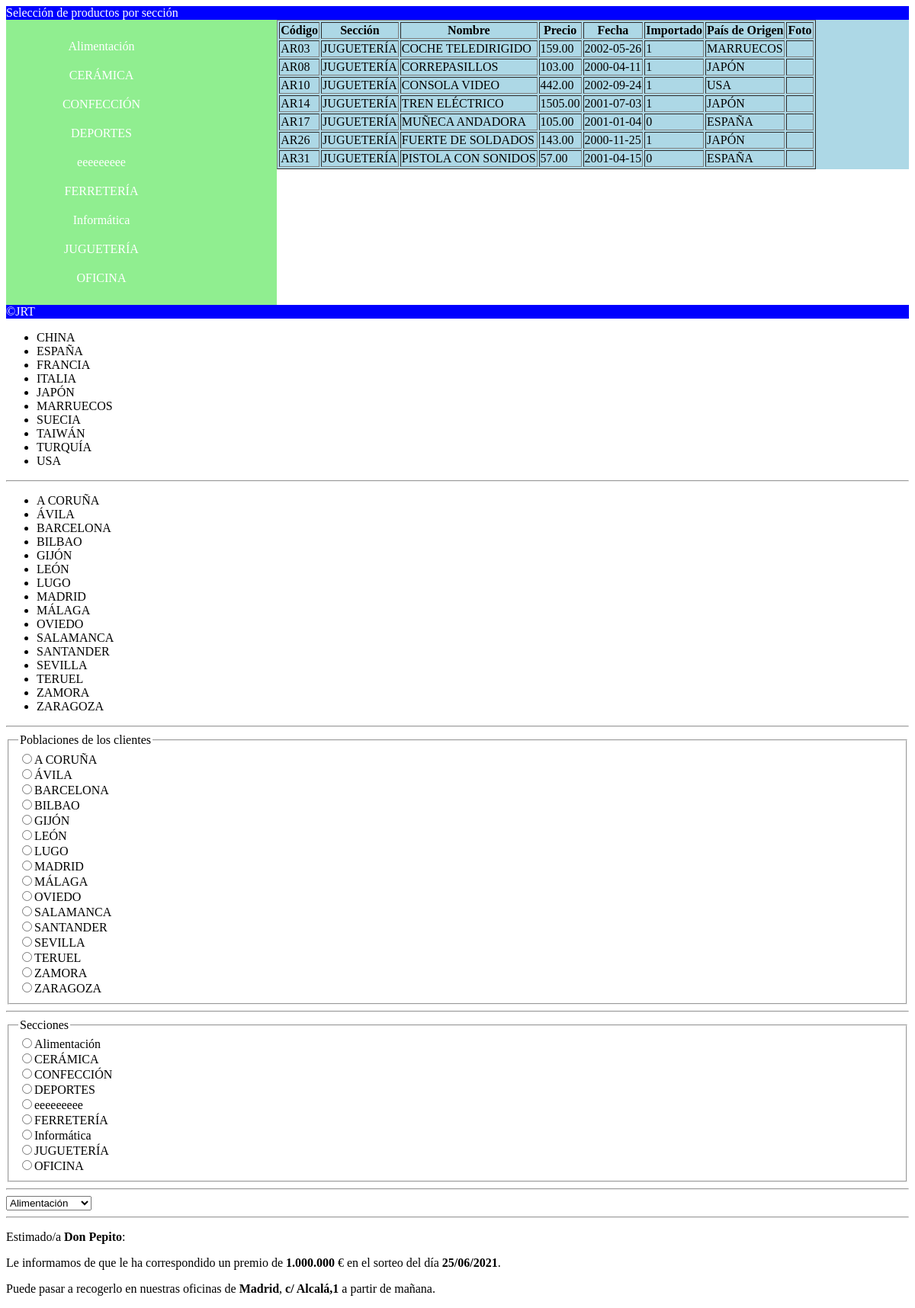
Page /php024_BBDD_Menu.php?seccion=JUGUETERÍA on the committed database.
### tables this page shows
CREATE TABLE `productos` (
  `prod_codigo` varchar(4) NOT NULL,
  `prod_seccion` varchar(30) DEFAULT NULL,
  `prod_nombre` varchar(30) DEFAULT NULL,
  `prod_precio` decimal(10,2) DEFAULT NULL,
  `prod_fecha` date DEFAULT NULL,
  `prod_importado` tinyint(1) DEFAULT NULL,
  `prod_pais_origen` varchar(30) DEFAULT NULL,
  `prod_foto` mediumblob DEFAULT NULL
);

### php024_Funciones.php (the view, shortened to what this page needs)
<?php
    function Ejecutar_Consulta($sql){
        $array_datos = array();
        $cnx = mysqli_connect("localhost", "root", "", "bd_pedidos");
        mysqli_set_charset($cnx, "UTF8");
        $rs = mysqli_query( $cnx, $sql);
        while ( ($registro = mysqli_fetch_array ($rs, MYSQLI_NUM)) != null){
            $array_datos[] = $registro;
        }
        return $array_datos;
    }
    function Volcar_En_Modo_Table( $sql, $titulo ){
        $datos_a_volcar = Ejecutar_Consulta($sql);
        $tabla = "<table border=1>";
        $tabla .= $titulo;
        for ($i=0; $i<count($datos_a_volcar); $i++){
            $tabla .= "<tr>";
            for ($j=0; $j<count($datos_a_volcar[$i]); $j++){
                $tabla .= "<td>" . $datos_a_volcar[$i][$j] . "</td>";
            }
            $tabla .= "</tr>";
        }
        $tabla .= "</table>";
        return $tabla;
    }
    function Volcar_En_Modo_UL( $sql ){
        $datos_a_volcar = Ejecutar_Consulta($sql);
        $texto = "<ul>";
        for ($i=0; $i<count($datos_a_volcar); $i++){
            $elemento = $datos_a_volcar[$i][0];
            $texto .= "     <li onclick='fEnviar(\"$elemento\")'>" . $elemento . "</li>";
        }
        $texto .= "</ul>";
        return $texto;
    }
    function Volcar_En_Modo_Radio( $sql, $titulo ){
        $datos_devueltos = Ejecutar_Consulta( $sql );
        $texto = "<fieldset>";
        $texto .= "<legend>$titulo</legend>";
        for ($i=0; $i<count($datos_devueltos); $i++){
            $poblacion = $datos_devueltos[$i][0];
            $texto .= "<input type='radio' name='x' value='$poblacion'>" . $poblacion . "<br>";
        }
        $texto .= "</fieldset>";
        return $texto;
    }
    function Volcar_En_Modo_Select( $sql ){
        $datos_devueltos = Ejecutar_Consulta( $sql );
        $texto = "<SELECT>";
        for ($i=0; $i<count($datos_devueltos); $i++){
            $dato = $datos_devueltos[$i][0];
            $texto .= "<option value ='$dato'>" . $dato . "</option>";
        }
        $texto .= "</SELECT>";
        return $texto;
    }
    function Carta_Personalizada($nombre, $premio, $fecha, $poblacion, $direccion){
        $texto = "<p>Estimado/a <b>$nombre</b>:<p>";
        $texto .= "<p>Le informamos de que le ha correspondido un premio de <b>$premio</b> € ";
        $texto .= "en el sorteo del día <b>$fecha</b>.</p>";
        $texto .= "<p>Puede pasar a recogerlo en nuestras oficinas de <b>$poblacion</b>, <b>$direccion</b> a partir de mañana.</p>";
        return $texto;
    }

### php024_BBDD_Menu.php (style rules this page uses)
.nav ul { list-style: none; width: 100%; text-align: center; }
.nav li { width: 150px; padding: 10px; }

### rows in the picture
productos: prod_codigo "AR03", prod_seccion "JUGUETERÍA", prod_nombre "COCHE TELEDIRIGIDO", prod_precio "159.00", prod_fecha "2002-05-26", prod_importado "1", prod_pais_origen "MARRUECOS"
productos: prod_codigo "AR08", prod_seccion "JUGUETERÍA", prod_nombre "CORREPASILLOS", prod_precio "103.00", prod_fecha "2000-04-11", prod_importado "1", prod_pais_origen "JAPÓN"
productos: prod_codigo "AR10", prod_seccion "JUGUETERÍA", prod_nombre "CONSOLA VIDEO", prod_precio "442.00", prod_fecha "2002-09-24", prod_importado "1", prod_pais_origen "USA"
productos: prod_codigo "AR14", prod_seccion "JUGUETERÍA", prod_nombre "TREN ELÉCTRICO", prod_precio "1505.00", prod_fecha "2001-07-03", prod_importado "1", prod_pais_origen "JAPÓN"
productos: prod_codigo "AR17", prod_seccion "JUGUETERÍA", prod_nombre "MUÑECA ANDADORA", prod_precio "105.00", prod_fecha "2001-01-04", prod_importado "0", prod_pais_origen "ESPAÑA"
productos: prod_codigo "AR26", prod_seccion "JUGUETERÍA", prod_nombre "FUERTE DE SOLDADOS", prod_precio "143.00", prod_fecha "2000-11-25", prod_importado "1", prod_pais_origen "JAPÓN"
productos: prod_codigo "AR31", prod_seccion "JUGUETERÍA", prod_nombre "PISTOLA CON SONIDOS", prod_precio "57.00", prod_fecha "2001-04-15", prod_importado "0", prod_pais_origen "ESPAÑA"

### other values in the picture
$elemento "Alimentación"
$elemento "CERÁMICA"
$elemento "CONFECCIÓN"
$elemento "DEPORTES"
$elemento "eeeeeeeee"
$elemento "FERRETERÍA"
$elemento "Informática"
$elemento "JUGUETERÍA"
$elemento "OFICINA"
$elemento "CHINA"
$elemento "ESPAÑA"
$elemento "FRANCIA"
$elemento "ITALIA"
$elemento "JAPÓN"
$elemento "MARRUECOS"
